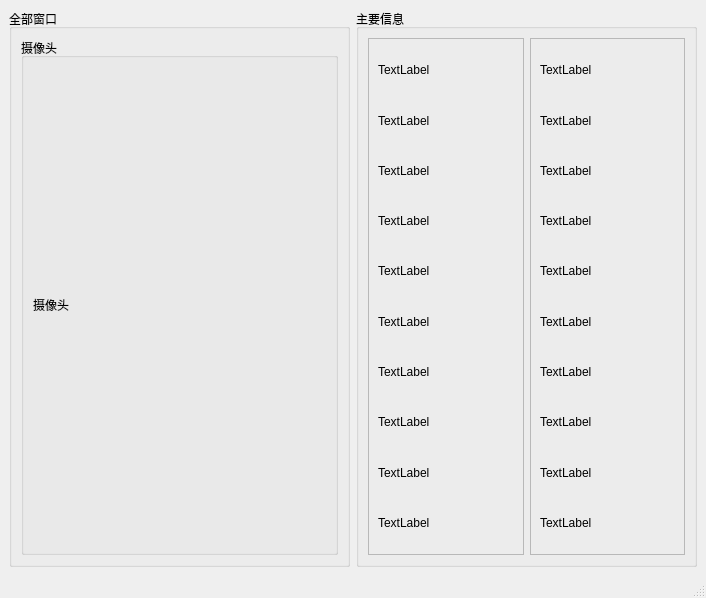
<?xml version="1.0" encoding="UTF-8"?>
<ui version="4.0">
 <class>MainWindow</class>
 <widget class="QMainWindow" name="MainWindow">
  <property name="geometry">
   <rect>
    <x>0</x>
    <y>0</y>
    <width>706</width>
    <height>598</height>
   </rect>
  </property>
  <property name="windowTitle">
   <string>MainWindow</string>
  </property>
  <widget class="QWidget" name="centralwidget">
   <layout class="QGridLayout" name="gridLayout">
    <item row="0" column="0">
     <widget class="QGroupBox" name="Allwindow">
      <property name="title">
       <string>全部窗口</string>
      </property>
      <layout class="QGridLayout" name="gridLayout_4">
       <item row="0" column="0">
        <widget class="QGroupBox" name="groupBox_2">
         <property name="title">
          <string>摄像头</string>
         </property>
         <layout class="QGridLayout" name="gridLayout_3">
          <item row="0" column="0">
           <widget class="QLabel" name="labelCamera">
            <property name="text">
             <string>摄像头</string>
            </property>
           </widget>
          </item>
         </layout>
        </widget>
       </item>
      </layout>
     </widget>
    </item>
    <item row="0" column="1">
     <widget class="QGroupBox" name="groupBox_3">
      <property name="title">
       <string>主要信息</string>
      </property>
      <layout class="QHBoxLayout" name="horizontalLayout">
       <item>
        <widget class="QFrame" name="frame">
         <property name="frameShape">
          <enum>QFrame::StyledPanel</enum>
         </property>
         <property name="frameShadow">
          <enum>QFrame::Raised</enum>
         </property>
         <layout class="QVBoxLayout" name="verticalLayout_2">
          <item>
           <widget class="QLabel" name="label_2">
            <property name="text">
             <string>TextLabel</string>
            </property>
           </widget>
          </item>
          <item>
           <widget class="QLabel" name="label_3">
            <property name="text">
             <string>TextLabel</string>
            </property>
           </widget>
          </item>
          <item>
           <widget class="QLabel" name="label_4">
            <property name="text">
             <string>TextLabel</string>
            </property>
           </widget>
          </item>
          <item>
           <widget class="QLabel" name="label_5">
            <property name="text">
             <string>TextLabel</string>
            </property>
           </widget>
          </item>
          <item>
           <widget class="QLabel" name="label_6">
            <property name="text">
             <string>TextLabel</string>
            </property>
           </widget>
          </item>
          <item>
           <widget class="QLabel" name="label_7">
            <property name="text">
             <string>TextLabel</string>
            </property>
           </widget>
          </item>
          <item>
           <widget class="QLabel" name="label_8">
            <property name="text">
             <string>TextLabel</string>
            </property>
           </widget>
          </item>
          <item>
           <widget class="QLabel" name="label_9">
            <property name="text">
             <string>TextLabel</string>
            </property>
           </widget>
          </item>
          <item>
           <widget class="QLabel" name="label_10">
            <property name="text">
             <string>TextLabel</string>
            </property>
           </widget>
          </item>
          <item>
           <widget class="QLabel" name="label_11">
            <property name="text">
             <string>TextLabel</string>
            </property>
           </widget>
          </item>
         </layout>
        </widget>
       </item>
       <item>
        <widget class="QFrame" name="frame_2">
         <property name="frameShape">
          <enum>QFrame::StyledPanel</enum>
         </property>
         <property name="frameShadow">
          <enum>QFrame::Raised</enum>
         </property>
         <layout class="QVBoxLayout" name="verticalLayout_3">
          <item>
           <widget class="QLabel" name="label_12">
            <property name="text">
             <string>TextLabel</string>
            </property>
           </widget>
          </item>
          <item>
           <widget class="QLabel" name="label_13">
            <property name="text">
             <string>TextLabel</string>
            </property>
           </widget>
          </item>
          <item>
           <widget class="QLabel" name="label_14">
            <property name="text">
             <string>TextLabel</string>
            </property>
           </widget>
          </item>
          <item>
           <widget class="QLabel" name="label_15">
            <property name="text">
             <string>TextLabel</string>
            </property>
           </widget>
          </item>
          <item>
           <widget class="QLabel" name="label_16">
            <property name="text">
             <string>TextLabel</string>
            </property>
           </widget>
          </item>
          <item>
           <widget class="QLabel" name="label_17">
            <property name="text">
             <string>TextLabel</string>
            </property>
           </widget>
          </item>
          <item>
           <widget class="QLabel" name="label_18">
            <property name="text">
             <string>TextLabel</string>
            </property>
           </widget>
          </item>
          <item>
           <widget class="QLabel" name="label_19">
            <property name="text">
             <string>TextLabel</string>
            </property>
           </widget>
          </item>
          <item>
           <widget class="QLabel" name="label_20">
            <property name="text">
             <string>TextLabel</string>
            </property>
           </widget>
          </item>
          <item>
           <widget class="QLabel" name="label_21">
            <property name="text">
             <string>TextLabel</string>
            </property>
           </widget>
          </item>
         </layout>
        </widget>
       </item>
      </layout>
     </widget>
    </item>
   </layout>
  </widget>
  <widget class="QMenuBar" name="menubar">
   <property name="geometry">
    <rect>
     <x>0</x>
     <y>0</y>
     <width>706</width>
     <height>26</height>
    </rect>
   </property>
  </widget>
  <widget class="QStatusBar" name="statusbar"/>
 </widget>
 <resources/>
 <connections/>
 <slots>
  <slot>btnOpenCamera_Clicked()</slot>
  <slot>btnCapture_Clicked()</slot>
  <slot>btnaddInfo_Clicked()</slot>
 </slots>
</ui>
